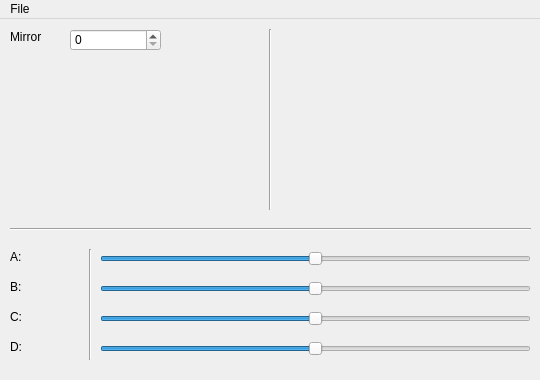
<?xml version="1.0" encoding="UTF-8"?>
<ui version="4.0">
 <class>MirrorManager</class>
 <widget class="QMainWindow" name="MirrorManager">
  <property name="geometry">
   <rect>
    <x>0</x>
    <y>0</y>
    <width>540</width>
    <height>380</height>
   </rect>
  </property>
  <property name="windowTitle">
   <string>MainWindow</string>
  </property>
  <widget class="QWidget" name="centralwidget">
   <widget class="QLabel" name="_mirror_label_a">
    <property name="geometry">
     <rect>
      <x>10</x>
      <y>230</y>
      <width>61</width>
      <height>16</height>
     </rect>
    </property>
    <property name="text">
     <string>A:</string>
    </property>
   </widget>
   <widget class="QSlider" name="_mirror_horizontal_slider_a">
    <property name="geometry">
     <rect>
      <x>100</x>
      <y>230</y>
      <width>431</width>
      <height>20</height>
     </rect>
    </property>
    <property name="minimum">
     <number>-1000</number>
    </property>
    <property name="maximum">
     <number>1000</number>
    </property>
    <property name="orientation">
     <enum>Qt::Horizontal</enum>
    </property>
   </widget>
   <widget class="QLabel" name="_mirror_label_b">
    <property name="geometry">
     <rect>
      <x>10</x>
      <y>260</y>
      <width>61</width>
      <height>16</height>
     </rect>
    </property>
    <property name="text">
     <string>B:</string>
    </property>
   </widget>
   <widget class="QSlider" name="_mirror_horizontal_slider_b">
    <property name="geometry">
     <rect>
      <x>100</x>
      <y>260</y>
      <width>431</width>
      <height>20</height>
     </rect>
    </property>
    <property name="minimum">
     <number>-1000</number>
    </property>
    <property name="maximum">
     <number>1000</number>
    </property>
    <property name="orientation">
     <enum>Qt::Horizontal</enum>
    </property>
   </widget>
   <widget class="QLabel" name="_mirror_label_c">
    <property name="geometry">
     <rect>
      <x>10</x>
      <y>290</y>
      <width>61</width>
      <height>16</height>
     </rect>
    </property>
    <property name="text">
     <string>C:</string>
    </property>
   </widget>
   <widget class="QSlider" name="_mirror_horizontal_slider_c">
    <property name="geometry">
     <rect>
      <x>100</x>
      <y>290</y>
      <width>431</width>
      <height>20</height>
     </rect>
    </property>
    <property name="minimum">
     <number>-1000</number>
    </property>
    <property name="maximum">
     <number>1000</number>
    </property>
    <property name="orientation">
     <enum>Qt::Horizontal</enum>
    </property>
   </widget>
   <widget class="QLabel" name="_mirror_label_d">
    <property name="geometry">
     <rect>
      <x>10</x>
      <y>320</y>
      <width>61</width>
      <height>16</height>
     </rect>
    </property>
    <property name="text">
     <string>D:</string>
    </property>
   </widget>
   <widget class="QSlider" name="_mirror_horizontal_slider_d">
    <property name="geometry">
     <rect>
      <x>100</x>
      <y>320</y>
      <width>431</width>
      <height>20</height>
     </rect>
    </property>
    <property name="minimum">
     <number>0</number>
    </property>
    <property name="maximum">
     <number>1000</number>
    </property>
    <property name="value">
     <number>500</number>
    </property>
    <property name="orientation">
     <enum>Qt::Horizontal</enum>
    </property>
   </widget>
   <widget class="QWidget" name="_mirror_widget" native="true">
    <property name="geometry">
     <rect>
      <x>290</x>
      <y>10</y>
      <width>240</width>
      <height>180</height>
     </rect>
    </property>
   </widget>
   <widget class="Line" name="line">
    <property name="geometry">
     <rect>
      <x>80</x>
      <y>230</y>
      <width>20</width>
      <height>111</height>
     </rect>
    </property>
    <property name="orientation">
     <enum>Qt::Vertical</enum>
    </property>
   </widget>
   <widget class="QSpinBox" name="_mirror_spin_box">
    <property name="geometry">
     <rect>
      <x>70</x>
      <y>10</y>
      <width>91</width>
      <height>22</height>
     </rect>
    </property>
   </widget>
   <widget class="QLabel" name="label">
    <property name="geometry">
     <rect>
      <x>10</x>
      <y>10</y>
      <width>51</width>
      <height>16</height>
     </rect>
    </property>
    <property name="text">
     <string>Mirror</string>
    </property>
   </widget>
   <widget class="Line" name="line_2">
    <property name="geometry">
     <rect>
      <x>10</x>
      <y>200</y>
      <width>521</width>
      <height>20</height>
     </rect>
    </property>
    <property name="orientation">
     <enum>Qt::Horizontal</enum>
    </property>
   </widget>
   <widget class="Line" name="line_3">
    <property name="geometry">
     <rect>
      <x>260</x>
      <y>10</y>
      <width>20</width>
      <height>181</height>
     </rect>
    </property>
    <property name="orientation">
     <enum>Qt::Vertical</enum>
    </property>
   </widget>
  </widget>
  <widget class="QMenuBar" name="menubar">
   <property name="geometry">
    <rect>
     <x>0</x>
     <y>0</y>
     <width>540</width>
     <height>18</height>
    </rect>
   </property>
   <widget class="QMenu" name="menuFile">
    <property name="title">
     <string>File</string>
    </property>
    <addaction name="_mirror_action_close"/>
   </widget>
   <addaction name="menuFile"/>
  </widget>
  <action name="_mirror_action_close">
   <property name="text">
    <string>Close</string>
   </property>
  </action>
 </widget>
 <resources/>
 <connections/>
</ui>
